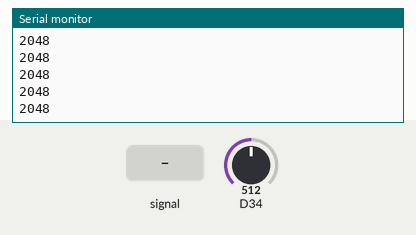
Bench run of a sketch on a simulated Arduino Due. Parts: the last lines printed to the serial monitor. The test bench sets the inputs (shaded band); at power-on: D34 = 512 (analog values on the 0–1023 scale).

Above: at 1.2 s.
1.3 s: D34 fed a 200 Hz sine of ±81 counts around its level
At 2.0 s:
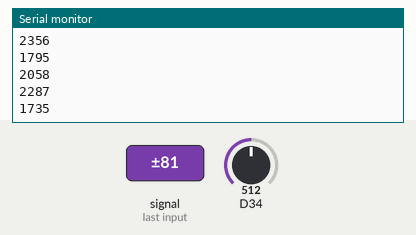
2.8 s: D34 set to 716
At 3.3 s:
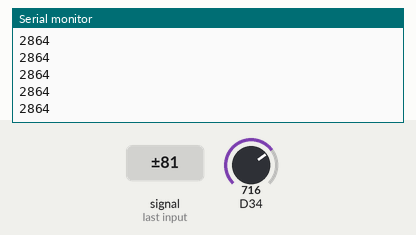
4.3 s: D34 set to 900
Timing chart, 0 to 4.5 s (numbered marks = the images above; inputs shaded):
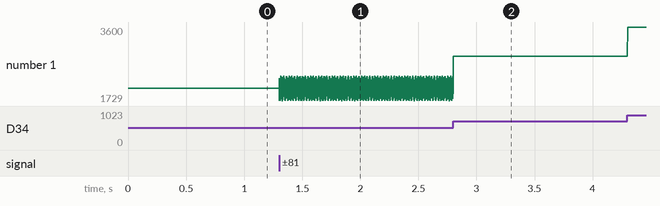

Measured:
- after the input at 1.3 s, the serial monitor: prints a new line at once (image 1)
- plotted number 1: 2048 → 1907 after the input at 1.3 s

The sketch:

a.ino
```cpp
int a = 0;

void setup()
{
  Serial.begin(115200);
  analogReadResolution(12);
}

void loop()
{
  for(int i=0; i<5; i++){
    a=a+analogRead(34);
  }
  Serial.println(a/5);
  delayMicroseconds(200);
  a=0;
}
```
